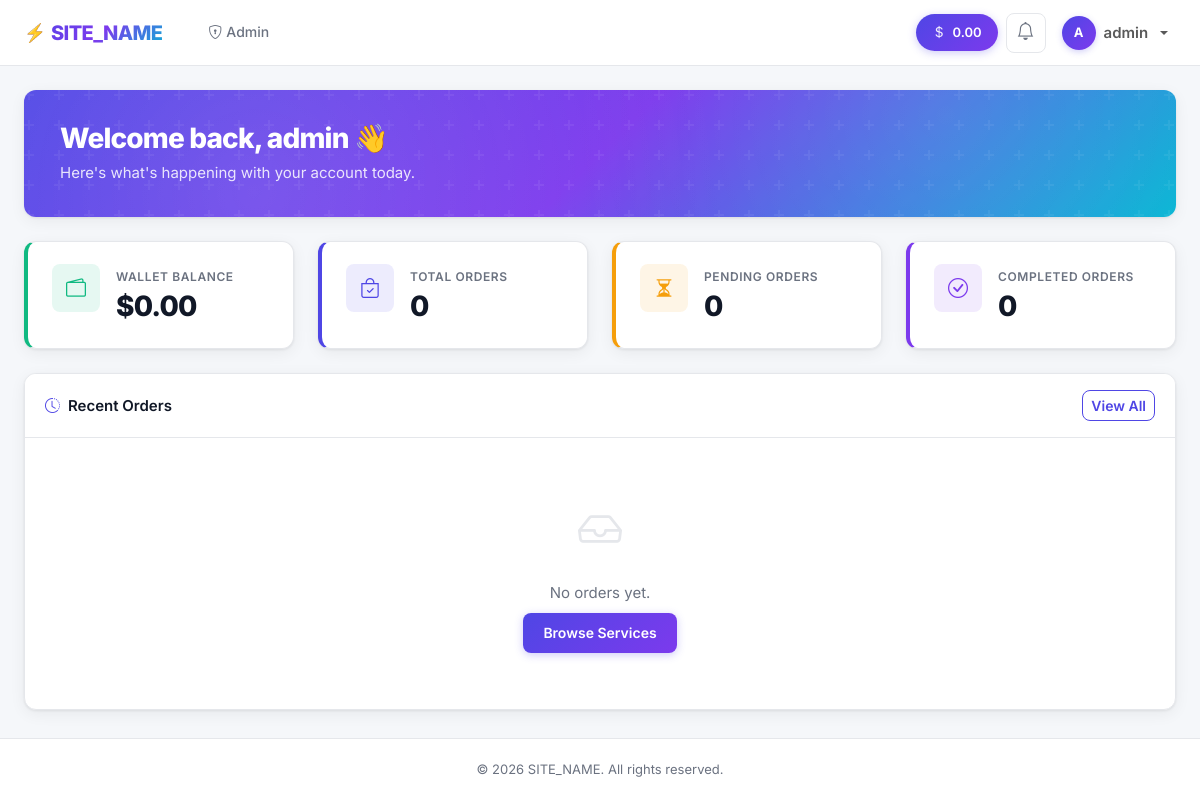
/user/dashboard.php (signed in), run on the app's committed database.
### tables this page shows
CREATE TABLE IF NOT EXISTS users (
    id INT AUTO_INCREMENT PRIMARY KEY,
    username VARCHAR(50) NOT NULL UNIQUE,
    email VARCHAR(100) NOT NULL UNIQUE,
    password VARCHAR(255) NOT NULL,
    balance DECIMAL(12, 2) NOT NULL DEFAULT 0.00,
    role ENUM('user', 'admin') NOT NULL DEFAULT 'user',
    status ENUM('active', 'suspended') NOT NULL DEFAULT 'active',
    created_at TIMESTAMP DEFAULT CURRENT_TIMESTAMP,
    updated_at TIMESTAMP DEFAULT CURRENT_TIMESTAMP ON UPDATE CURRENT_TIMESTAMP,
    INDEX idx_users_role (role),
    INDEX idx_users_status (status)
);

### includes/auth.php (called while the page is built, shortened)
<?php
function isLoggedIn(): bool
{
    return isset($_SESSION['user_id']);
}
function isAdmin(): bool
{
    return isLoggedIn() && ($_SESSION['user_role'] ?? '') === 'admin';
}
function getCurrentUser(): ?array
{
    $db = getDB();
    $stmt = $db->prepare('SELECT id, username, email, balance, role, status FROM users WHERE id = ? AND status = ?');
    $stmt->execute([$_SESSION['user_id'], 'active']);
    return $stmt->fetch() ?: null;
}
function sanitize(string $input): string
{
    return htmlspecialchars(trim($input), ENT_QUOTES, 'UTF-8');
}

### user/dashboard.php (the view, shortened to what this page needs)
<?php
require_once __DIR__ . '/../includes/auth.php';
$user = getCurrentUser();
$db = getDB();
$stmt = $db->prepare("
    SELECT o.*, s.name AS service_name
    FROM orders o JOIN services s ON o.service_id = s.id
    WHERE o.user_id = ? ORDER BY o.created_at DESC LIMIT 10
");
$stmt->execute([$user['id']]);
$recentOrders = $stmt->fetchAll();
$stmt = $db->prepare('SELECT COUNT(*) FROM orders WHERE user_id = ?');
$stmt->execute([$user['id']]);
$totalOrders = (int) $stmt->fetchColumn();
$stmt = $db->prepare("SELECT COUNT(*) FROM orders WHERE user_id = ? AND status IN ('pending','processing','in_progress')");
$stmt->execute([$user['id']]);
$pendingOrders = (int) $stmt->fetchColumn();
$stmt = $db->prepare("SELECT COUNT(*) FROM orders WHERE user_id = ? AND status = 'completed'");
$stmt->execute([$user['id']]);
$completedOrders = (int) $stmt->fetchColumn();
require_once __DIR__ . '/../includes/header.php';
?>
<div class="container-fluid px-4 py-4">
    <div class="welcome-banner mb-4 anim-slide-down">
        <div class="welcome-banner-content">
            <h1>Welcome back, <?= sanitize($user['username']) ?> 👋</h1>
            <p>Here's what's happening with your account today.</p>
        </div>
    </div>
    <div class="row g-4 mb-4">
        <div class="col-sm-6 col-xl-3">
            <div class="stat-card stat-card-accent stat-accent-green anim-stat" style="--stat-delay: 0">
                <div class="stat-icon stat-icon-green"><i class="bi bi-wallet2"></i></div>
                <div><div class="stat-label">Wallet Balance</div><div class="stat-value" data-count="<?= (float)$user['balance'] ?>" data-prefix="$" data-decimals="2" data-duration="1400">$0.00</div></div>
            </div>
        </div>
        <div class="col-sm-6 col-xl-3">
            <div class="stat-card stat-card-accent stat-accent-blue anim-stat" style="--stat-delay: 1">
                <div class="stat-icon stat-icon-indigo"><i class="bi bi-bag-check"></i></div>
                <div><div class="stat-label">Total Orders</div><div class="stat-value" data-count="<?= $totalOrders ?>" data-decimals="0" data-duration="1400">0</div></div>
            </div>
        </div>
        <div class="col-sm-6 col-xl-3">
            <div class="stat-card stat-card-accent stat-accent-yellow anim-stat" style="--stat-delay: 2">
                <div class="stat-icon stat-icon-amber"><i class="bi bi-hourglass-split"></i></div>
                <div><div class="stat-label">Pending Orders</div><div class="stat-value" data-count="<?= $pendingOrders ?>" data-decimals="0" data-duration="1400">0</div></div>
            </div>
        </div>
        <div class="col-sm-6 col-xl-3">
            <div class="stat-card stat-card-accent stat-accent-purple anim-stat" style="--stat-delay: 3">
                <div class="stat-icon stat-icon-purple"><i class="bi bi-check-circle"></i></div>
                <div><div class="stat-label">Completed Orders</div><div class="stat-value" data-count="<?= $completedOrders ?>" data-decimals="0" data-duration="1400">0</div></div>
            </div>
        </div>
    </div>
    <div class="card card-smm">
        <div class="card-header d-flex justify-content-between align-items-center">
            <span><i class="bi bi-clock-history me-2 text-primary"></i>Recent Orders</span>
            <a href="<?= SITE_URL ?>/user/orders.php" class="btn btn-sm btn-outline-primary">View All</a>
        </div>
        <div class="card-body p-0">
            <?php if (empty($recentOrders)): ?>
            <div class="empty-state"><i class="bi bi-inbox"></i><p class="mb-2">No orders yet.</p><a href="<?= SITE_URL ?>/user/services.php" class="btn btn-accent btn-sm">Browse Services</a></div>
            <?php endif; ?>
        </div>
    </div>
</div>
<?php require_once __DIR__ . '/../includes/footer.php'; ?>

### includes/header.php (shortened to what this page needs)
<?php
require_once __DIR__ . '/auth.php';
$currentUser = getCurrentUser();
$navLinks = [
    ['Dashboard', SITE_URL . '/user/dashboard.php', 'bi-speedometer2'],
    ['Services', SITE_URL . '/user/services.php', 'bi-grid'],
    ['Orders', SITE_URL . '/user/orders.php', 'bi-bag'],
    ['Add Funds', SITE_URL . '/user/add_funds.php', 'bi-wallet2'],
    ['Support', SITE_URL . '/user/tickets.php', 'bi-headset'],
];
$currentPath = $_SERVER['PHP_SELF'] ?? '';
?>
<!DOCTYPE html>
<html lang="en">
<head>
    <link href="https://cdn.jsdelivr.net/npm/bootstrap@5.3.3/dist/css/bootstrap.min.css" rel="stylesheet">
    <link href="https://cdn.jsdelivr.net/npm/bootstrap-icons@1.11.3/font/bootstrap-icons.min.css" rel="stylesheet">
    <link href="<?= SITE_URL ?>/assets/css/style.css" rel="stylesheet">
    <link href="<?= SITE_URL ?>/assets/css/animations.css" rel="stylesheet">
</head>
<body class="d-flex flex-column min-vh-100 anim-body">
<nav class="navbar navbar-expand-lg navbar-smm sticky-top">
    <div class="container-fluid px-4">
        <a class="navbar-brand logo-gradient" href="<?= SITE_URL ?>/">
            <span class="logo-icon">⚡</span> <?= SITE_NAME ?>
        </a>
        <div class="collapse navbar-collapse" id="navMain">
            <ul class="navbar-nav me-auto ms-lg-3 gap-lg-1">
                <?php if (isLoggedIn() && !isAdmin()): ?>
                <?php foreach ($navLinks as [$label, $url, $icon]):
                    $active = str_contains($currentPath, basename($url)) ? 'active' : '';
                ?>
                <li class="nav-item">
                    <a class="nav-link nav-link-premium <?= $active ?>" href="<?= $url ?>">
                        <i class="bi <?= $icon ?> me-1"></i><?= $label ?>
                    </a>
                </li>
                <?php endforeach; ?>
                <?php elseif (isAdmin()): ?>
                <li class="nav-item"><a class="nav-link nav-link-premium" href="<?= SITE_URL ?>/admin/index.php"><i class="bi bi-shield-lock me-1"></i>Admin</a></li>
                <?php endif; ?>
            </ul>
            <ul class="navbar-nav align-items-lg-center gap-2">
                <?php if ($currentUser): ?>
                <li class="nav-item">
                    <a href="<?= SITE_URL ?>/user/add_funds.php" class="wallet-pill">
                        <i class="bi bi-currency-dollar"></i><?= number_format((float)$currentUser['balance'], 2) ?>
                    </a>
                </li>
                <li class="nav-item"><?php require __DIR__ . '/notification_dropdown.php'; ?></li>
                <li class="nav-item dropdown">
                    <a class="nav-link dropdown-toggle profile-trigger" href="#" data-bs-toggle="dropdown">
                        <span class="profile-avatar"><?= strtoupper(substr($currentUser['username'], 0, 1)) ?></span>
                        <span class="d-none d-md-inline fw-semibold"><?= sanitize($currentUser['username']) ?></span>
                    </a>
                </li>
                <?php else: ?>
                <li class="nav-item"><a class="nav-link nav-link-premium" href="<?= SITE_URL ?>/login.php">Login</a></li>
                <li class="nav-item"><a class="btn btn-accent btn-sm px-3" href="<?= SITE_URL ?>/register.php">Register</a></li>
                <?php endif; ?>
            </ul>
        </div>
    </div>
</nav>
<main class="flex-grow-1">

### assets/css/animations.css (style rules this page uses)
html { scroll-behavior: smooth; }
body.anim-body { opacity: 0; transition: opacity 0.6s ease-in-out; }
body.anim-body.page-entered { opacity: 1; }
.btn { position: relative; overflow: hidden; }
.welcome-banner.anim-slide-down { opacity: 0; transform: translateY(-24px); animation: welcomeSlide 0.65s ease-in-out 0.1s forwards; }
.stat-card.anim-stat { opacity: 0; transform: translateY(20px); animation: statFadeIn 0.6s ease-in-out forwards; animation-delay: calc(var(--stat-delay, 0) * 0.12s + 0.2s); }

### data on the page
users: balance "0.00", username "A", username "admin"

### other printed values
SITE_NAME "SITE_NAME"
